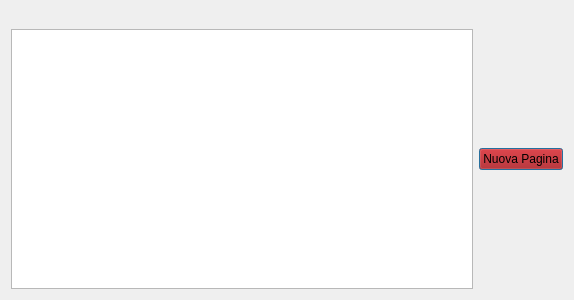
<?xml version="1.0" encoding="UTF-8"?>
<ui version="4.0">
 <class>DialogPagina</class>
 <widget class="QDialog" name="DialogPagina">
  <property name="geometry">
   <rect>
    <x>0</x>
    <y>0</y>
    <width>574</width>
    <height>300</height>
   </rect>
  </property>
  <property name="windowTitle">
   <string>Dialog</string>
  </property>
  <layout class="QGridLayout" name="gridLayout">
   <item row="0" column="0">
    <spacer name="verticalSpacer">
     <property name="orientation">
      <enum>Qt::Vertical</enum>
     </property>
     <property name="sizeType">
      <enum>QSizePolicy::Fixed</enum>
     </property>
     <property name="sizeHint" stdset="0">
      <size>
       <width>20</width>
       <height>18</height>
      </size>
     </property>
    </spacer>
   </item>
   <item row="1" column="0">
    <widget class="QTableView" name="tableView"/>
   </item>
   <item row="1" column="1">
    <widget class="QPushButton" name="pushButtonNuova">
     <property name="styleSheet">
      <string notr="true">background-color:rgb(170, 0, 0)</string>
     </property>
     <property name="text">
      <string>Nuova Pagina</string>
     </property>
    </widget>
   </item>
  </layout>
  <action name="actionChiudi">
   <property name="text">
    <string>&amp;Chiudi</string>
   </property>
  </action>
  <action name="actionEliminazione">
   <property name="text">
    <string>&amp;Eliminazione</string>
   </property>
  </action>
  <action name="actionInserisci">
   <property name="text">
    <string>&amp;Inserisci Pagina Esistente</string>
   </property>
  </action>
  <action name="actionApri">
   <property name="text">
    <string>Apri</string>
   </property>
  </action>
 </widget>
 <resources/>
 <connections>
  <connection>
   <sender>actionChiudi</sender>
   <signal>triggered()</signal>
   <receiver>DialogPagina</receiver>
   <slot>reject()</slot>
   <hints>
    <hint type="sourcelabel">
     <x>-1</x>
     <y>-1</y>
    </hint>
    <hint type="destinationlabel">
     <x>286</x>
     <y>149</y>
    </hint>
   </hints>
  </connection>
  <connection>
   <sender>actionInserisci</sender>
   <signal>triggered()</signal>
   <receiver>DialogPagina</receiver>
   <slot>inserisci()</slot>
   <hints>
    <hint type="sourcelabel">
     <x>-1</x>
     <y>-1</y>
    </hint>
    <hint type="destinationlabel">
     <x>286</x>
     <y>149</y>
    </hint>
   </hints>
  </connection>
  <connection>
   <sender>pushButtonNuova</sender>
   <signal>clicked()</signal>
   <receiver>DialogPagina</receiver>
   <slot>nuova()</slot>
   <hints>
    <hint type="sourcelabel">
     <x>527</x>
     <y>154</y>
    </hint>
    <hint type="destinationlabel">
     <x>492</x>
     <y>87</y>
    </hint>
   </hints>
  </connection>
  <connection>
   <sender>actionEliminazione</sender>
   <signal>triggered()</signal>
   <receiver>DialogPagina</receiver>
   <slot>elimina()</slot>
   <hints>
    <hint type="sourcelabel">
     <x>-1</x>
     <y>-1</y>
    </hint>
    <hint type="destinationlabel">
     <x>286</x>
     <y>149</y>
    </hint>
   </hints>
  </connection>
  <connection>
   <sender>tableView</sender>
   <signal>clicked(QModelIndex)</signal>
   <receiver>DialogPagina</receiver>
   <slot>selectedItem(QModelIndex)</slot>
   <hints>
    <hint type="sourcelabel">
     <x>447</x>
     <y>227</y>
    </hint>
    <hint type="destinationlabel">
     <x>490</x>
     <y>241</y>
    </hint>
   </hints>
  </connection>
  <connection>
   <sender>actionApri</sender>
   <signal>triggered()</signal>
   <receiver>DialogPagina</receiver>
   <slot>apri()</slot>
   <hints>
    <hint type="sourcelabel">
     <x>-1</x>
     <y>-1</y>
    </hint>
    <hint type="destinationlabel">
     <x>286</x>
     <y>149</y>
    </hint>
   </hints>
  </connection>
 </connections>
 <slots>
  <slot>nuova()</slot>
  <slot>inserisci()</slot>
  <slot>elimina()</slot>
  <slot>selectedItem(QModelIndex)</slot>
  <slot>apri()</slot>
 </slots>
</ui>
